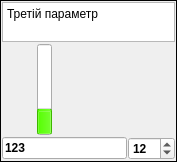
    <widget class="QFrame" name="Parametr_3">
     <property name="maximumSize">
      <size>
       <width>110</width>
       <height>16777215</height>
      </size>
     </property>
     <property name="frameShape">
      <enum>QFrame::Box</enum>
     </property>
     <property name="frameShadow">
      <enum>QFrame::Plain</enum>
     </property>
     <layout class="QGridLayout" name="gridLayout_4">
      <property name="horizontalSpacing">
       <number>0</number>
      </property>
      <property name="verticalSpacing">
       <number>2</number>
      </property>
      <property name="margin">
       <number>1</number>
      </property>
      <item row="1" column="3" rowspan="2">
       <widget class="QSlider" name="vsSP_3">
        <property name="whatsThis">
         <string>Завдання на третій параметр</string>
        </property>
        <property name="styleSheet">
         <string notr="true">QSlider::groove:vertical {
     background: rgba(0, 0, 0, 0);
/*     position: absolute;  абсолютная позиция в 4px слева и справа от виджета. установка полей виджета также будет работать... */
/*     left: 4px; right: 4px;*/
 }

 QSlider::handle:vertical {
	image: url(:/slider/pict/SP_3.png);
 }
</string>
        </property>
        <property name="maximum">
         <number>4000</number>
        </property>
        <property name="pageStep">
         <number>80</number>
        </property>
        <property name="sliderPosition">
         <number>500</number>
        </property>
        <property name="tracking">
         <bool>false</bool>
        </property>
        <property name="orientation">
         <enum>Qt::Vertical</enum>
        </property>
        <property name="invertedAppearance">
         <bool>false</bool>
        </property>
        <property name="invertedControls">
         <bool>false</bool>
        </property>
        <property name="tickPosition">
         <enum>QSlider::NoTicks</enum>
        </property>
       </widget>
      </item>
      <item row="0" column="0" colspan="5">
       <widget class="QTextEdit" name="Value_3">
        <property name="sizePolicy">
         <sizepolicy hsizetype="Expanding" vsizetype="Fixed">
          <horstretch>0</horstretch>
          <verstretch>0</verstretch>
         </sizepolicy>
        </property>
        <property name="maximumSize">
         <size>
          <width>16777215</width>
          <height>40</height>
         </size>
        </property>
        <property name="whatsThis">
         <string>Назва третього параметру регулювання</string>
        </property>
        <property name="verticalScrollBarPolicy">
         <enum>Qt::ScrollBarAlwaysOff</enum>
        </property>
        <property name="horizontalScrollBarPolicy">
         <enum>Qt::ScrollBarAlwaysOff</enum>
        </property>
        <property name="readOnly">
         <bool>true</bool>
        </property>
        <property name="html">
         <string>&lt;!DOCTYPE HTML PUBLIC &quot;-//W3C//DTD HTML 4.0//EN&quot; &quot;http://www.w3.org/TR/REC-html40/strict.dtd&quot;&gt;
&lt;html&gt;&lt;head&gt;&lt;meta name=&quot;qrichtext&quot; content=&quot;1&quot; /&gt;&lt;style type=&quot;text/css&quot;&gt;
p, li { white-space: pre-wrap; }
&lt;/style&gt;&lt;/head&gt;&lt;body style=&quot; font-family:'DejaVu Sans'; font-size:9pt; font-weight:400; font-style:normal;&quot;&gt;
&lt;p style=&quot; margin-top:0px; margin-bottom:0px; margin-left:0px; margin-right:0px; -qt-block-indent:0; text-indent:0px;&quot;&gt;Третій параметр&lt;/p&gt;&lt;/body&gt;&lt;/html&gt;</string>
        </property>
       </widget>
      </item>
      <item row="1" column="4" rowspan="2">
       <spacer name="horizontalSpacer_22">
        <property name="orientation">
         <enum>Qt::Horizontal</enum>
        </property>
        <property name="sizeType">
         <enum>QSizePolicy::MinimumExpanding</enum>
        </property>
        <property name="sizeHint" stdset="0">
         <size>
          <width>25</width>
          <height>20</height>
         </size>
        </property>
       </spacer>
      </item>
      <item row="3" column="0" colspan="5">
       <widget class="QFrame" name="frame_6">
        <property name="frameShape">
         <enum>QFrame::NoFrame</enum>
        </property>
        <property name="frameShadow">
         <enum>QFrame::Sunken</enum>
        </property>
        <layout class="QHBoxLayout" name="horizontalLayout_3">
         <property name="spacing">
          <number>1</number>
         </property>
         <property name="margin">
          <number>0</number>
         </property>
         <item>
          <widget class="QLineEdit" name="lePV_3">
           <property name="sizePolicy">
            <sizepolicy hsizetype="Minimum" vsizetype="Fixed">
             <horstretch>0</horstretch>
             <verstretch>0</verstretch>
            </sizepolicy>
           </property>
           <property name="font">
            <font>
             <weight>75</weight>
             <bold>true</bold>
            </font>
           </property>
           <property name="whatsThis">
            <string>Третій параметер регулювання</string>
           </property>
           <property name="text">
            <string>123</string>
           </property>
           <property name="readOnly">
            <bool>true</bool>
           </property>
          </widget>
         </item>
         <item>
          <widget class="QDoubleSpinBox" name="sbSP_3">
           <property name="sizePolicy">
            <sizepolicy hsizetype="Minimum" vsizetype="Fixed">
             <horstretch>0</horstretch>
             <verstretch>0</verstretch>
            </sizepolicy>
           </property>
           <property name="font">
            <font>
             <weight>75</weight>
             <bold>true</bold>
            </font>
           </property>
           <property name="whatsThis">
            <string>Завдання на третій параметр</string>
           </property>
           <property name="decimals">
            <number>0</number>
           </property>
           <property name="value">
            <double>12.000000000000000</double>
           </property>
          </widget>
         </item>
        </layout>
       </widget>
      </item>
      <item row="1" column="1" rowspan="2">
       <widget class="QProgressBar" name="pbPV_3">
        <property name="maximumSize">
         <size>
          <width>15</width>
          <height>16777215</height>
         </size>
        </property>
        <property name="palette">
         <palette>
          <active>
           <colorrole role="Highlight">
            <brush brushstyle="SolidPattern">
             <color alpha="255">
              <red>85</red>
              <green>255</green>
              <blue>0</blue>
             </color>
            </brush>
           </colorrole>
          </active>
          <inactive>
           <colorrole role="Highlight">
            <brush brushstyle="SolidPattern">
             <color alpha="255">
              <red>85</red>
              <green>255</green>
              <blue>0</blue>
             </color>
            </brush>
           </colorrole>
          </inactive>
          <disabled>
           <colorrole role="Highlight">
            <brush brushstyle="SolidPattern">
             <color alpha="255">
              <red>178</red>
              <green>178</green>
              <blue>178</blue>
             </color>
            </brush>
           </colorrole>
          </disabled>
         </palette>
        </property>
        <property name="whatsThis">
         <string>Третій параметер регулювання</string>
        </property>
        <property name="layoutDirection">
         <enum>Qt::LeftToRight</enum>
        </property>
        <property name="maximum">
         <number>4000</number>
        </property>
        <property name="value">
         <number>1000</number>
        </property>
        <property name="textVisible">
         <bool>false</bool>
        </property>
        <property name="orientation">
         <enum>Qt::Vertical</enum>
        </property>
       </widget>
      </item>
      <item row="1" column="0">
       <widget class="Scale" name="scalePV_3" native="true">
        <property name="sizePolicy">
         <sizepolicy hsizetype="Fixed" vsizetype="MinimumExpanding">
          <horstretch>0</horstretch>
          <verstretch>0</verstretch>
         </sizepolicy>
        </property>
        <property name="minimumSize">
         <size>
          <width>35</width>
          <height>0</height>
         </size>
        </property>
       </widget>
      </item>
     </layout>
    </widget>
